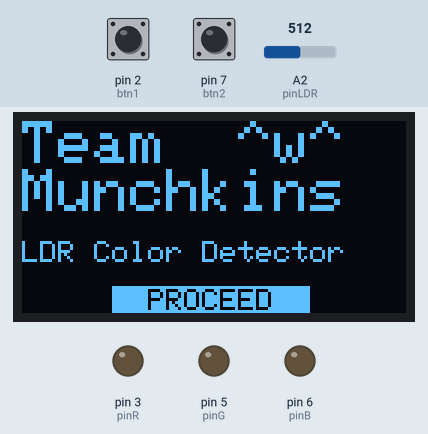
Recording of a sketch running on a simulated Arduino Uno, built with avr-gcc and run on an emulated ATmega328P. Parts: 128×64 one-colour display, output pins drawn as LEDs (lit = HIGH). Inputs (shaded band) come from the test bench; at power-on: pin 2 (btn1) HIGH, pin 7 (btn2) HIGH, A2 (pinLDR) = 512.

Above: at 1.2 s.
1.3 s: pin 2 (btn1) pulled LOW for 1 s
At 3.5 s:
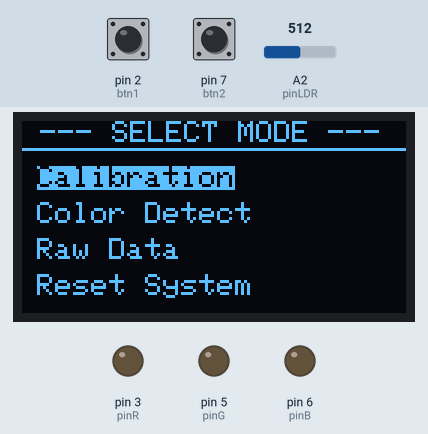
3.8 s: pin 7 (btn2) pulled LOW for 0.15 s
At 4.8 s:
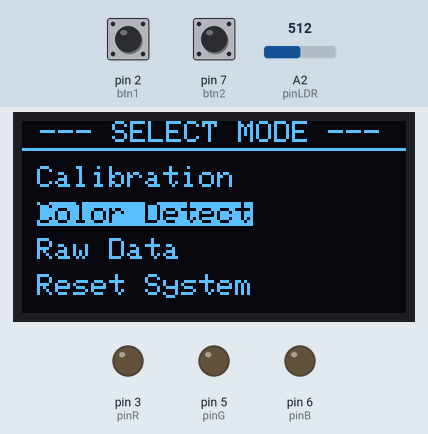
5.5 s: pin 2 (btn1) pulled LOW for 3.2 s
At 9.25 s:
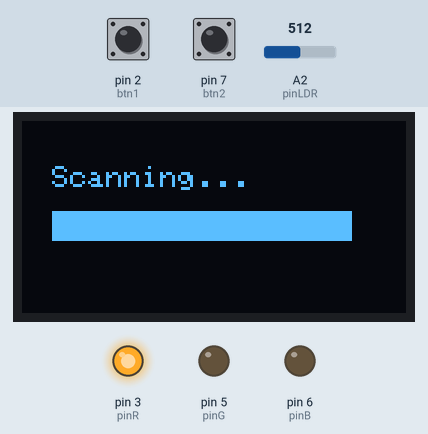
9.3 s: pin 7 (btn2) pulled LOW for 3.2 s
At 13.2 s:
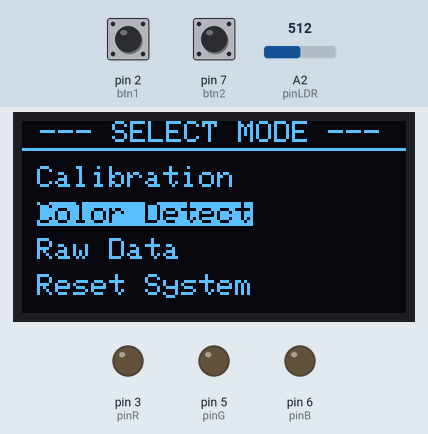
14.0 s: pin 7 (btn2) pulled LOW for 0.15 s
At 15.3 s:
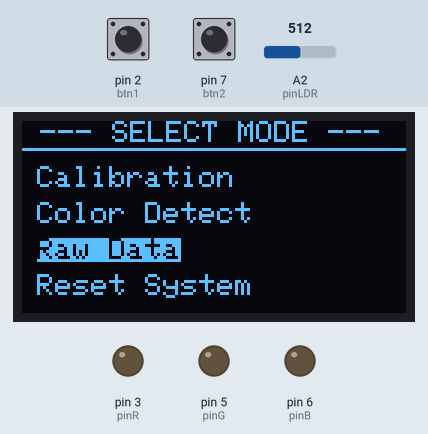
15.6 s: pin 2 (btn1) pulled LOW for 1 s
At 18.1 s:
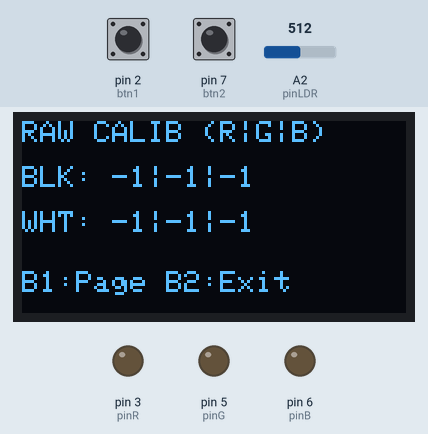
Timing chart, 0 to 19.6 s (numbered marks = the images above; inputs shaded):
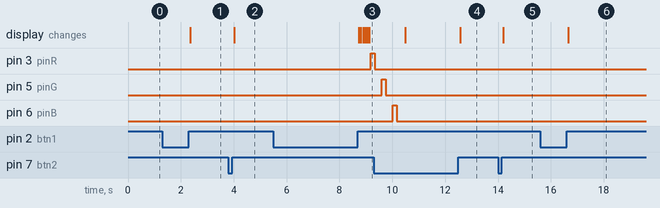

Measured:
- after the input at 1.3 s, the display: changes after 1.1 s (image 1)
- after the input at 3.8 s, the display: changes after 0.22 s (image 2)
- after the input at 5.5 s, pin 3 (pinR): LOW → HIGH after 3.7 s; the display: first changes after 3.2 s (image 3 shows a later state)
- after the input at 9.3 s, the display: first differs from a run without the input after 3.3 s (image 4)
- after the input at 14.0 s, the display: changes after 0.20 s (image 5)
- after the input at 15.6 s, the display: changes after 1.1 s (image 6)

The sketch:

color_detector_3.ino
```cpp
#include<math.h>

#include <Wire.h>
#include <Adafruit_GFX.h>
#include <Adafruit_SSD1306.h>
#include <EEPROM.h>

#define SCREEN_WIDTH 128
#define SCREEN_HEIGHT 64
Adafruit_SSD1306 display(SCREEN_WIDTH, SCREEN_HEIGHT, &Wire, -1);

// --- Pins ---
const int btn1 = 2;
const int btn2 = 7;
const int pinR = 3;
const int pinG = 5;
const int pinB = 6;
const int pinLDR = A2;

// --- State Machine ---
enum AppState { WELCOME, MAIN_MENU, CALIB_SUB, CALIB_RUNNING, DETECTING, RAW_DATA, RESET_CONFIRM };
AppState currentState = WELCOME;

// --- Variables ---
int menuIdx = 0;
int calibIdx = 0;   // 0: Black, 1: White
int rawPageIdx = 0;
unsigned long stateTimer = 0;
char detectedColorName[12];

// --- Screensaver ---
unsigned long lastActivity = 0;
const unsigned long SLEEP_TIME = 20000; // 20 seconds
bool isSleeping = false;

// Button Timing
unsigned long btnTimer[2] = {0, 0};
bool btnActive[2] = {false, false};
const int LONG_PRESS_MS = 500; // 500 ms long press duration

// Data Structures
struct CalibData { int r, g, b; };
CalibData blackRef, whiteRef;
struct SensorValues { int r, g, b; int rawR, rawG, rawB; };
SensorValues currentScan;

// KNN Database (PROGMEM)
struct ColorEntry { char name[12]; byte r, g, b; };
const ColorEntry colorDB[] PROGMEM = {
  {"Red",     255, 0,   0},
  {"Green",   0,   255, 0},
  {"Blue",    0,   0,   255},
  {"Yellow",  255, 255, 0},
  {"Cyan",    0,   255, 255},
  {"Magenta", 255, 0,   255},
  {"Orange",  255, 165, 0},
  {"Purple",  128, 0,   128},
  {"Pink",    255, 192, 203},
  {"Lime",    50,  205, 50},
  {"White",   255, 255, 255},
  {"Black",   1,   1,   1}
};

const int DB_SIZE = 12;

void setup() {
  pinMode(btn1, INPUT_PULLUP);
  pinMode(btn2, INPUT_PULLUP);
  pinMode(pinR, OUTPUT);
  pinMode(pinG, OUTPUT);
  pinMode(pinB, OUTPUT);

  display.begin(SSD1306_SWITCHCAPVCC, 0x3C);
  display.clearDisplay();

  // EEPROM Load: Black at 0, White at sizeof(CalibData)
  EEPROM.get(0, blackRef);
  EEPROM.get(sizeof(CalibData), whiteRef);
}

void loop() {
  handleButtons();
  // Screensaver Trigger
  if (!isSleeping && (millis() - lastActivity > SLEEP_TIME)) {
    display.ssd1306_command(SSD1306_DISPLAYOFF);
    isSleeping = true;
  }

  if (!isSleeping) drawUI();
}


// 1. INPUT HANDLING
void handleButtons() {
  checkButton(btn1, 0);
  checkButton(btn2, 1);
}

void checkButton(int pin, int idx) {
  bool reading = !digitalRead(pin);
  if (reading == HIGH && !btnActive[idx]) {
    btnActive[idx] = true;
    btnTimer[idx] = millis();
  } else if (reading == LOW && btnActive[idx]) {
    unsigned long duration = millis() - btnTimer[idx];
    if (duration > LONG_PRESS_MS) executeAction(idx + 1, true);
    else executeAction(idx + 1, false);
    btnActive[idx] = false;
  }
}

void executeAction(int btn, bool isLong) {
  lastActivity = millis(); // Reset timer on any button interaction

  if (isSleeping) {
    display.ssd1306_command(SSD1306_DISPLAYON);
    isSleeping = false;
    return; // Wake up only, don't trigger menu action yet
  }
  switch (currentState) {
    case WELCOME:
      if (btn == 1 && isLong) currentState = MAIN_MENU;
      break;

    case MAIN_MENU:
      if (!isLong) {
        if (btn == 1) menuIdx = (menuIdx <= 0) ? 3 : menuIdx - 1; // Toggle Up
        if (btn == 2) menuIdx = (menuIdx >= 3) ? 0 : menuIdx + 1; // Toggle Down
      }
      else {
        if (btn == 1) {
          if (menuIdx == 0) currentState = CALIB_SUB;
          if (menuIdx == 1) runDetection();
          if (menuIdx == 2) currentState = RAW_DATA;
          if (menuIdx == 3) currentState = RESET_CONFIRM;
        }
        if (btn == 2) currentState = WELCOME;
      }
      break;

    case CALIB_SUB:
      if (!isLong) calibIdx = !calibIdx;
      else if (btn == 1) startCalibration();
      else if (btn == 2) currentState = MAIN_MENU;
      break;

    case DETECTING:
      if (btn == 2 && isLong) currentState = MAIN_MENU;
      break;

    case RAW_DATA:
      if (btn == 1) rawPageIdx = !rawPageIdx;
      if (btn == 2 && isLong) currentState = MAIN_MENU;
      break;

    case RESET_CONFIRM:
      if (btn == 1 && isLong) performReset();
      if (btn == 2 && isLong) currentState = MAIN_MENU;
      break;
  }
}


// 2. CORE LOGIC (KNN & ACQUISITION)
void scanHardware() {
  int pins[] = {pinR, pinG, pinB};
  int results[3]; // To store averaged R, G, B

  for (int i = 0; i < 3; i++) {
    digitalWrite(pins[i], HIGH);

    // 1. Let the LDR fully stabilize to the new light bouncing off the surface
    delay(150);

    long sum = 0;
    // 2. Take rapid readings while the light is steady to filter electrical noise
    for (int j = 0; j < 5; j++) {
      sum += analogRead(pinLDR);
      delay(3); // Tiny 2ms delay between ADC reads
    }
    results[i] = sum / 5; // Clean, stable average for this color

    digitalWrite(pins[i], LOW);

    // Give the LDR time to forget this color before the next one turns on.
    delay(250);
  }

  currentScan.rawR = results[0];
  currentScan.rawG = results[1];
  currentScan.rawB = results[2];

  // Scaling: Black=1, White=255
  int xR = results[0] - blackRef.r;
  int xG = results[1] - blackRef.g;
  int xB = results[2] - blackRef.b;

  // prevent negative / zero values
  xR = max(xR, 1);
  xG = max(xG, 1);
  xB = max(xB, 1);

  // compute range (per channel)
  int rangeR = whiteRef.r - blackRef.r;
  int rangeG = whiteRef.g - blackRef.g;
  int rangeB = whiteRef.b - blackRef.b;

  // avoid divide-by-zero
  rangeR = max(rangeR, 1);
  rangeG = max(rangeG, 1);
  rangeB = max(rangeB, 1);

  // normalize to 0–1
  float nR = (float)xR / (float)rangeR;
  float nG = (float)xG / (float)rangeG;
  float nB = (float)xB / (float)rangeB;

  // gamma correction
  // yet to be calibrated
  nR = pow(nR, 0.6);
  nG = pow(nG, 0.6);
  nB = pow(nB, 0.6);

  // scale to 0–255
  currentScan.r = constrain((int)(nR * 255.0), 0, 255);
  currentScan.g = constrain((int)(nG * 255.0), 0, 255);
  currentScan.b = constrain((int)(nB * 255.0), 0, 255);
}

void runDetection() {
  showLoading("Scanning...");
  scanHardware();

  // KNN Euclidean Distance
  long minDim = 2000000; // Increased to ensure it's higher than max possible distance

  for (int i = 0; i < DB_SIZE; i++) {
    ColorEntry entry;
    // Copy the entire struct from PROGMEM into our temporary 'entry' variable
    memcpy_P(&entry, &colorDB[i], sizeof(ColorEntry));

    long dR = (long)currentScan.r - entry.r;
    long dG = (long)currentScan.g - entry.g;
    long dB = (long)currentScan.b - entry.b;
    long dist = (dR * dR) + (dG * dG) + (dB * dB);

    if (dist < minDim) {
      minDim = dist;
      strcpy(detectedColorName, entry.name);
    }
  }
  currentState = DETECTING;
}

void startCalibration() {
  showLoading("Calibrating...");
  scanHardware();
  if (calibIdx == 0) { // Black
    blackRef = {currentScan.rawR, currentScan.rawG, currentScan.rawB};
    EEPROM.put(0, blackRef);
  } else { // White
    whiteRef = {currentScan.rawR, currentScan.rawG, currentScan.rawB};
    EEPROM.put(sizeof(CalibData), whiteRef);
  }
  display.clearDisplay();
  display.setCursor(0,20); display.print("Calibration Complete!");
  display.display();
  delay(2000);
  currentState = CALIB_SUB;
}

void performReset() {
  showLoading("Resetting...");
  blackRef = {0,0,0}; whiteRef = {1023,1023,1023};
  EEPROM.put(0, blackRef);
  EEPROM.put(sizeof(CalibData), whiteRef);
  display.clearDisplay();
  display.setCursor(0,20); display.print("Reset Complete!");
  display.display();
  delay(2000);
  currentState = MAIN_MENU;
}


// 3. UI RENDERING
void showLoading(const char* msg) {
  for (int i = 0; i <= 100; i += 20) {
    display.clearDisplay();

    display.setTextSize(1);
    display.setTextColor(WHITE);

    // Use the F() macro for the labels inside the function to save RAM
    display.setCursor(10, 15);
    display.print(msg);

    display.drawRect(10, 30, 100, 10, WHITE);
    display.fillRect(10, 30, i, 10, WHITE);

    display.display();
    delay(50);
  }
}


void drawUI() {
  display.clearDisplay();
  display.setTextSize(1);
  display.setTextColor(WHITE);

  if (currentState == WELCOME) {
    display.setTextSize(2); display.setCursor(0,0); display.print("Team  ^w^\nMunchkins");
    display.setTextSize(1); display.setCursor(0,40); display.print("LDR Color Detector");
    display.drawLine(30, 55, 95, 55, WHITE);
    display.setCursor(0, 56); display.print("     "); display.setTextColor(BLACK, WHITE); display.print("  PROCEED  ");

  }
  else if (currentState == MAIN_MENU) {
    display.setCursor(0, 0);
    display.setTextColor(WHITE);
    display.println(" --- SELECT MODE ---");
    display.drawLine(0, 9, 128, 9, WHITE);

    const char* menuLabels[] = {"Calibration", "Color Detect", "Raw Data", "Reset System"};

    for (int i = 0; i < 4; i++) {
      display.setCursor(5, 15 + (i * 12));
      if (i == menuIdx) {
        display.setTextColor(BLACK, WHITE);
      } else {
        display.setTextColor(WHITE, BLACK);
      }
      display.print(menuLabels[i]);
    }
  }
  else if (currentState == CALIB_SUB) {
    display.setCursor(0,0); display.print("Choose & Long Press:");
    display.setCursor(0,20);
    if (calibIdx == 0) display.setTextColor(BLACK, WHITE); else display.setTextColor(WHITE);
    display.print(" i. Black ");
    display.setCursor(0,35);
    display.setTextColor(WHITE);
    if (calibIdx == 1) display.setTextColor(BLACK, WHITE); else display.setTextColor(WHITE);
    display.print(" ii. White ");
    display.setCursor(0, 55); display.setTextColor(WHITE);
    display.print("B2 Long: Go Back");
  }
  else if (currentState == DETECTING) {
    display.setCursor(0,0); display.print("Detected Color:");
    display.setTextSize(2); display.setCursor(0,15); display.print(detectedColorName);
    display.setTextSize(1); display.setCursor(0,40);

    // Removed String concatenation
    display.print("R:"); display.print(currentScan.r);
    display.print(" G:"); display.print(currentScan.g);
    display.print(" B:"); display.print(currentScan.b);
    display.setCursor(0,55); display.print("B2 Long to Exit");
  }
  else if (currentState == RAW_DATA) {
    if (rawPageIdx == 0) { // Calibration Page
      display.setCursor(0,0); display.print("RAW CALIB (R|G|B)");
      display.setCursor(0,15);
      display.print("BLK: "); display.print(blackRef.r); display.print("|"); display.print(blackRef.g); display.print("|"); display.print(blackRef.b);
      display.setCursor(0,30);
      display.print("WHT: "); display.print(whiteRef.r); display.print("|"); display.print(whiteRef.g); display.print("|"); display.print(whiteRef.b);
    } else { // Detect Page
      display.setCursor(0,0); display.print("RAW DETECT (R|G|B)");
      display.setCursor(0,15);
      display.print("SCL: "); display.print(currentScan.r); display.print("|"); display.print(currentScan.g); display.print("|"); display.print(currentScan.b);
      display.setCursor(0,30);
      display.print("RAW: "); display.print(currentScan.rawR); display.print("|"); display.print(currentScan.rawG); display.print("|"); display.print(currentScan.rawB);
    }
    display.setCursor(0,50); display.print("B1:Page B2:Exit");
  }
  else if (currentState == RESET_CONFIRM) {
    display.setCursor(0,20); display.print("Are you sure?");
    display.setCursor(0,40); display.print("B1 Long: Confirm");
    display.setCursor(0,55); display.print("B2 Long: Go Back");
  }

  display.display();
}
```
